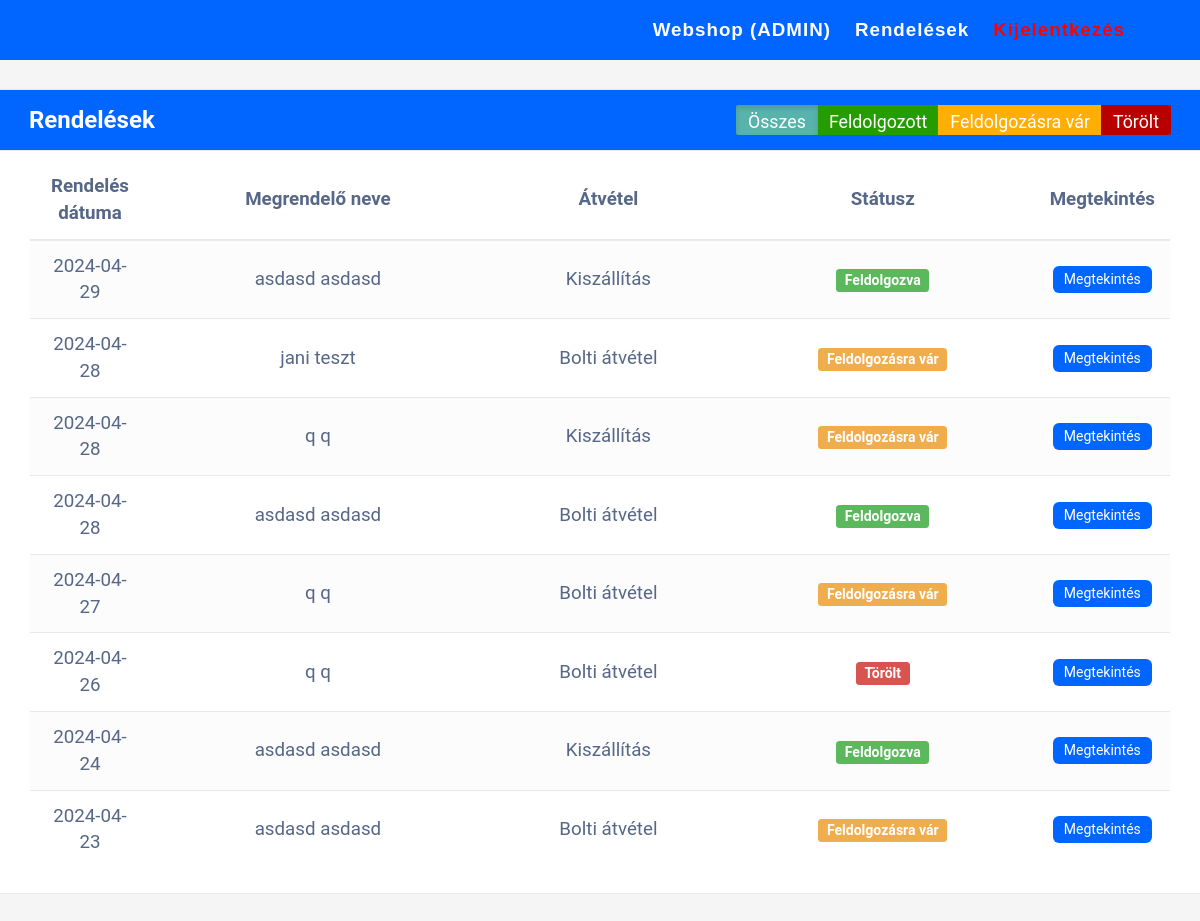
Page /admin/rendelesek.php (signed in) on the committed database.
### tables this page shows
CREATE TABLE `rendeles` (
  `order_id` int(11) NOT NULL,
  `user_id` int(11) NOT NULL,
  `lastName` varchar(255) NOT NULL,
  `firstName` varchar(255) NOT NULL,
  `termek_id` int(11) NOT NULL,
  `termek_nev` varchar(255) NOT NULL,
  `darab` int(11) NOT NULL,
  `ar` int(11) NOT NULL,
  `aktiv` int(11) NOT NULL DEFAULT 0,
  `iranyitoszam` int(11) DEFAULT NULL,
  `utca` varchar(255) DEFAULT NULL,
  `hazszam` int(255) DEFAULT NULL,
  `phone` varchar(11) NOT NULL,
  `szallitas` int(1) NOT NULL,
  `date` date DEFAULT NULL
);

CREATE TABLE `users` (
  `id` int(11) NOT NULL,
  `fname` varchar(255) NOT NULL,
  `lname` varchar(255) NOT NULL,
  `uname` varchar(255) NOT NULL,
  `email` varchar(200) DEFAULT NULL,
  `password` varchar(200) DEFAULT NULL,
  `admin` int(11) NOT NULL DEFAULT 0
);

### admin/rendelesek.php (the view, shortened to what this page needs)
<?php
include ('../php/config.php');
$rendelesek = mysqli_query($con, "SELECT * FROM rendeles GROUP BY user_id, date ORDER BY date DESC");
?>
<!DOCTYPE html>
<html lang="en">
<head>
    <link rel="stylesheet" href="https://maxcdn.bootstrapcdn.com/bootstrap/3.3.7/css/bootstrap.min.css">
    <link rel="stylesheet" href="../css/styles.css">
    <link rel="stylesheet" href="../css/adminrendelesek.css">
</head>
<body>
    <header>
        <nav class="nav" id="navbar">
            <ul class="nav__list" id="navlinkitems">
                <li class="nav__item">
                    <a href="./upload.php" class="nav__link" id="webshopadmin">Webshop (ADMIN)</a>
                </li>
                <li class="nav__item">
                    <a href="./rendelesek.php" class="nav__link" id="orders">Rendelések</a>
                </li>
                <li class="nav_item">
                    <a href="../logout.php" class="nav__link" style="color:red" id="logout">Kijelentkezés</a>
                </li>
            </ul>
        </nav>
    </header>
    <div class="table-wrapper">
        <div class="table-title">
            <div class="row">
                <div class="col-sm-6">
                    <h2><b>Rendelések</b></h2>
                </div>
                <div class="col-sm-6">
                    <div class="btn-group" data-toggle="buttons">
                        <label class="btn btn-info active">
                            <input type="radio" name="status" value="0" checked="checked">Összes
                        </label>
                        <label class="btn btn-success">
                            <input type="radio" name="status" value="1"> Feldolgozott
                        </label>
                        <label class="btn btn-warning">
                            <input type="radio" name="status" value="2"> Feldolgozásra vár
                        </label>
                        <label class="btn btn-danger">
                            <input type="radio" name="status" value="3"> Törölt
                        </label>
                    </div>
                </div>
            </div>
        </div>
        <table class="table table-striped table-hover">
            <thead>
                <tr>
                    <th>Rendelés dátuma</th>
                    <th>Megrendelő neve</th>
                    <th>Átvétel</th>
                    <th>Státusz</th>
                    <th>Megtekintés</th>
                </tr>
            </thead>
            <tbody>
                <?php
                if (isset($rendelesek)) {
                    while ($row = mysqli_fetch_assoc($rendelesek)) {
                        $user = mysqli_query($con, "SELECT * FROM users WHERE `id` = '$row[user_id]'");
                        $u_row = mysqli_fetch_assoc($user);
                        if ($row['aktiv'] == 3) { ?>
                            <tr data-status="1">
                                <td><?php echo $row['date']; ?></td>
                                <td><?php echo $u_row['lname'] . " " . $u_row['fname']; ?></td>
                                <td><?php if ($row['szallitas'] == 0) {
                                    echo "Bolti átvétel";
                                } else {
                                    echo "Kiszállítás";
                                } ?></td>
                                <td><span class="label label-success">Feldolgozva</span></td>
                                <form action="./rendeleskezeles.php" method="post">
                                    <td><button type="submit" class="btn btn-sm manage">Megtekintés</button></td>
                                </form>
                            </tr>
                            <?php
                        } else if ($row['aktiv'] == 2) { ?>
                                <tr data-status="2">
                                    <td><?php echo $row['date']; ?></td>
                                    <td><?php echo $u_row['lname'] . " " . $u_row['fname']; ?></td>
                                    <td><?php if ($row['szallitas'] == 0) {
                                        echo "Bolti átvétel";
                                    } else {
                                        echo "Kiszállítás";
                                    } ?></td>
                                    <td><span class="label label-warning">Feldolgozásra vár</span></td>
                                    <form action="./rendeleskezeles.php" method="post">
                                        <td><button type="submit" class="btn btn-sm manage">Megtekintés</button></td>
                                    </form>
                                </tr>
                            <?php
                        } else if ($row['aktiv'] == 4) { ?>
                                    <tr data-status="3">
                                        <td><?php echo $row['date']; ?></td>
                                        <td><?php echo $u_row['lname'] . " " . $u_row['fname']; ?></td>
                                        <td><?php if ($row['szallitas'] == 0) {
                                            echo "Bolti átvétel";
                                        } else {
                                            echo "Kiszállítás";
                                        } ?></td>
                                        <td><span class="label label-danger">Törölt</span></td>
                                        <form action="./rendeleskezeles.php" method="post">
                                            <td><button type="submit" class="btn btn-sm manage">Megtekintés</button></td>
                                        </form>
                                    </tr>
                            <?php
                        }
                    }
                }
                ?>
            </tbody>
        </table>
    </div>
</body>
</html>

### css/styles.css (style rules this page uses)
button { font-size: clamp(1.4rem, 0.1956348462vw + 1.3373968492rem, 1.6504126032rem); font-weight: 700; text-transform: capitalize; padding: clamp(0.8888888889rem, 0.4861111111vw + 0.7333333333rem, 1.5111111111rem) clamp(1.3333333333rem, 0.7291666667vw + 1.1rem, 2.2666666667rem); border-radius: 0.9rem; }
html { font-size: 62.5%; }
body { font-family: "Montserrat", sans-serif; font-size: clamp(1.6rem, 0.3125vw + 1.5rem, 2rem); }
h2 { font-size: clamp(2.592rem, 1.725vw + 2.04rem, 4.8rem); }
h1, h2, h3, h4, h5, h6 { font-weight: 700; -webkit-margin-before: 0px; margin-block-start: 0px; -webkit-margin-after: 0px; margin-block-end: 0px; }
html { scroll-behavior: smooth; }
* { margin: 0; padding: 0; box-sizing: border-box; }
body { margin: 0; font-family: "Source Sans Pro", sans-serif; line-height: 1.6; overflow-x: hidden; background: var(--bg-color); }
.nav { background-color: #0066ff; color: #fff; height: 6rem; width: 100%; display: block; justify-content: flex-start; font-weight: 300; position: relative; padding: 15px; left: 0; top: 0; }
.nav__list { list-style: none; display: flex; justify-content: flex-end; padding: 0vh 4vw; }
.nav__link { color: inherit; text-decoration: none; margin-right: 50px; position: relative; font-family: "Raleway", sans-serif; padding: 16px 0; margin: 0 12px; letter-spacing: 1px; line-height: 16px; font-weight: 700; transition: color 0.1s, background-color 0.1s, padding 0.2s ease-in; color: #fff; }
.nav__link::before { content: ""; display: block; position: absolute; bottom: 3px; left: 0; height: 3px; width: 100%; background-color: #fff; transform-origin: right top; transform: scale(0, 1); transition: color 0.1s, transform 0.2s ease-out; }
a { text-decoration: none; color: #111; }

### css/adminrendelesek.css (style rules this page uses)
body { color: #566787; background: #f5f5f5; font-family: 'Roboto', sans-serif; }
.table-wrapper { width: 1200px; background: #fff; padding: 20px 30px 5px; margin: 30px auto; box-shadow: 0 0 1px 0 rgba(0, 0, 0, .25); }
.table-title .btn-group { float: right; }
.table-title .btn { min-width: 50px; border-radius: 2px; border: none; padding: 4px 12px; font-size: 95%; outline: none !important; height: 30px; }
.table-title { border-bottom: 1px solid #e9e9e9; padding-bottom: 15px; margin-bottom: 5px; background: #0066ff; margin: -20px -31px 10px; padding: 15px 30px; color: #fff; }
.table-title h2 { margin: 2px 0 0; font-size: 24px; }
table.table tr th, table.table tr td { border-color: #e9e9e9; padding: 12px 15px; vertical-align: middle; text-align: center; }
table.table tr th:first-child { width: 120px; }
table.table tr th:last-child { width: 100px; }
table.table-striped tbody tr:nth-of-type(odd) { background-color: #fcfcfc; }
table.table td .btn.manage { font-size: 14px; padding: 2px 10px; background: #0066ff; color: #fff; border-radius: 6px; }
.table-title .btn-info { background-color: #57b3ab; color: #fff; }
.table-title .btn-success { background-color: #259c01; color: #fff; }
.table-title .btn-warning { background-color: #ffaf04; color: #fff; }
.table-title .btn-danger { background-color: #b90000; color: #fff; }

### rows in the picture
rendeles: date "2024-04-29", user.lname "asdasd", user.fname "asdasd", szallitas "Kiszállítás"
rendeles: date "2024-04-28", user.lname "jani", user.fname "teszt", szallitas "Bolti átvétel"
rendeles: date "2024-04-28", user.lname "q", user.fname "q", szallitas "Kiszállítás"
rendeles: date "2024-04-28", user.lname "asdasd", user.fname "asdasd", szallitas "Bolti átvétel"
rendeles: date "2024-04-27", user.lname "q", user.fname "q", szallitas "Bolti átvétel"
rendeles: date "2024-04-26", user.lname "q", user.fname "q", szallitas "Bolti átvétel"
rendeles: date "2024-04-24", user.lname "asdasd", user.fname "asdasd", szallitas "Kiszállítás"
rendeles: date "2024-04-23", user.lname "asdasd", user.fname "asdasd", szallitas "Bolti átvétel"
